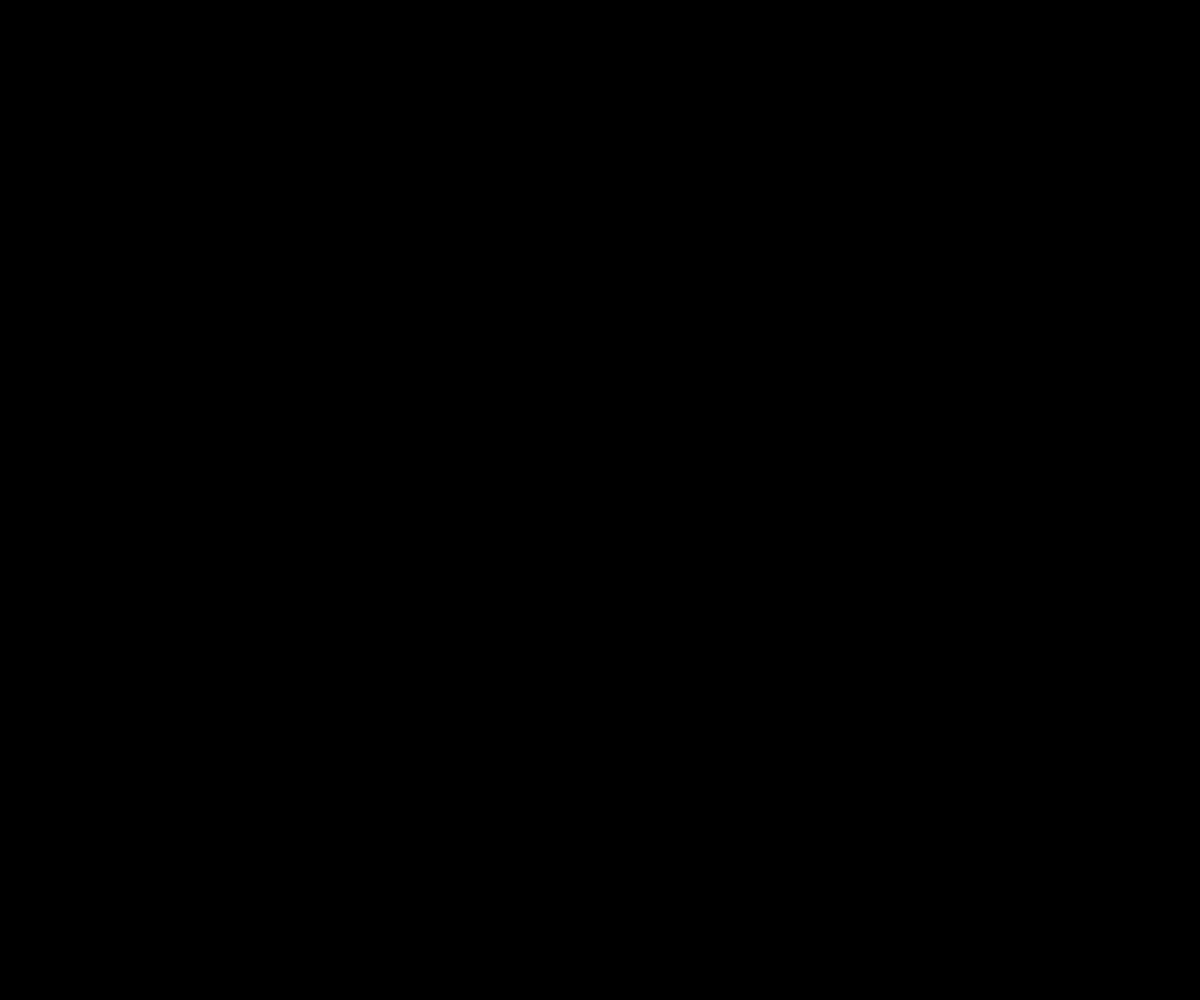
Frame 1 (no input)
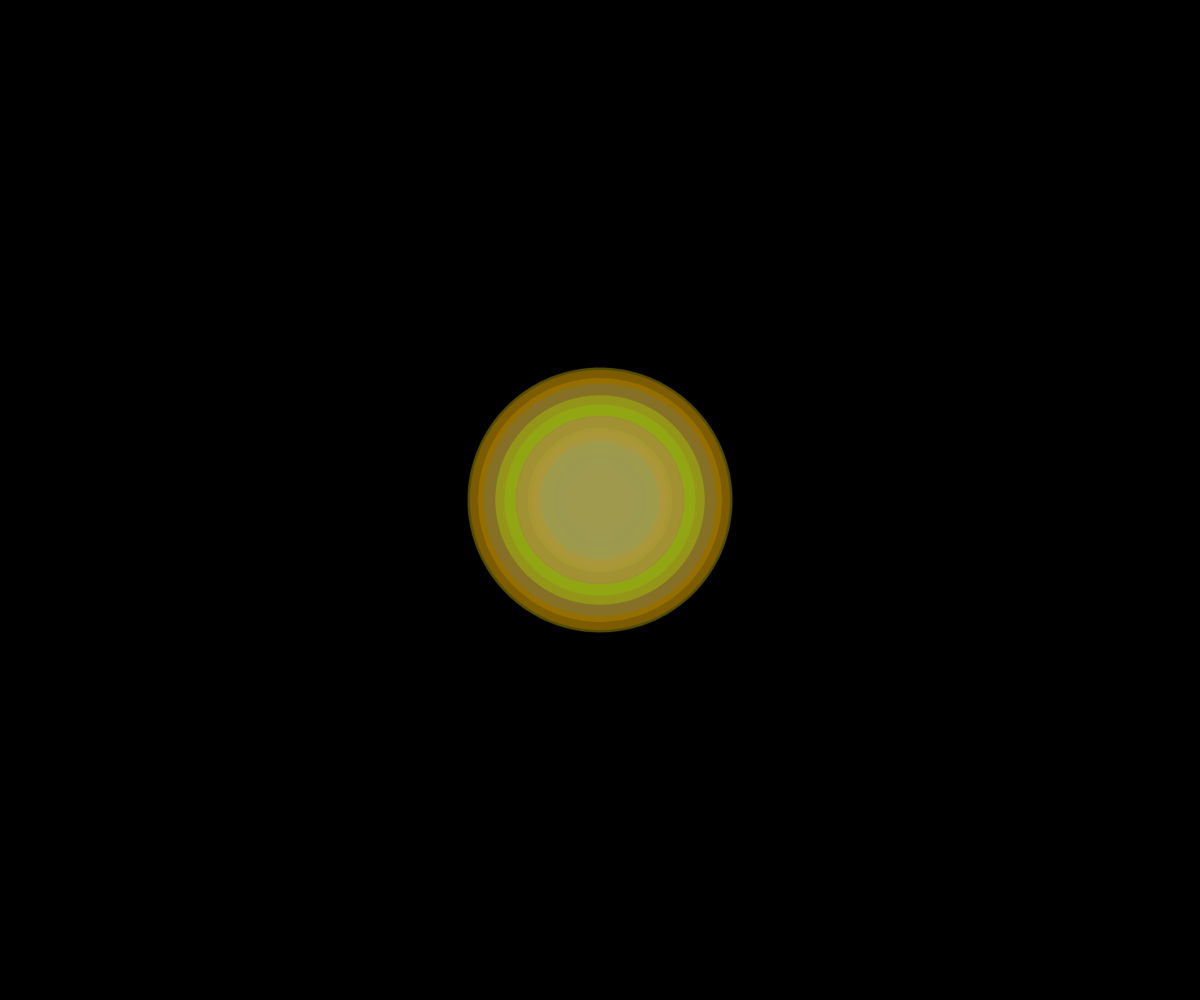
Frame 60 (no input)
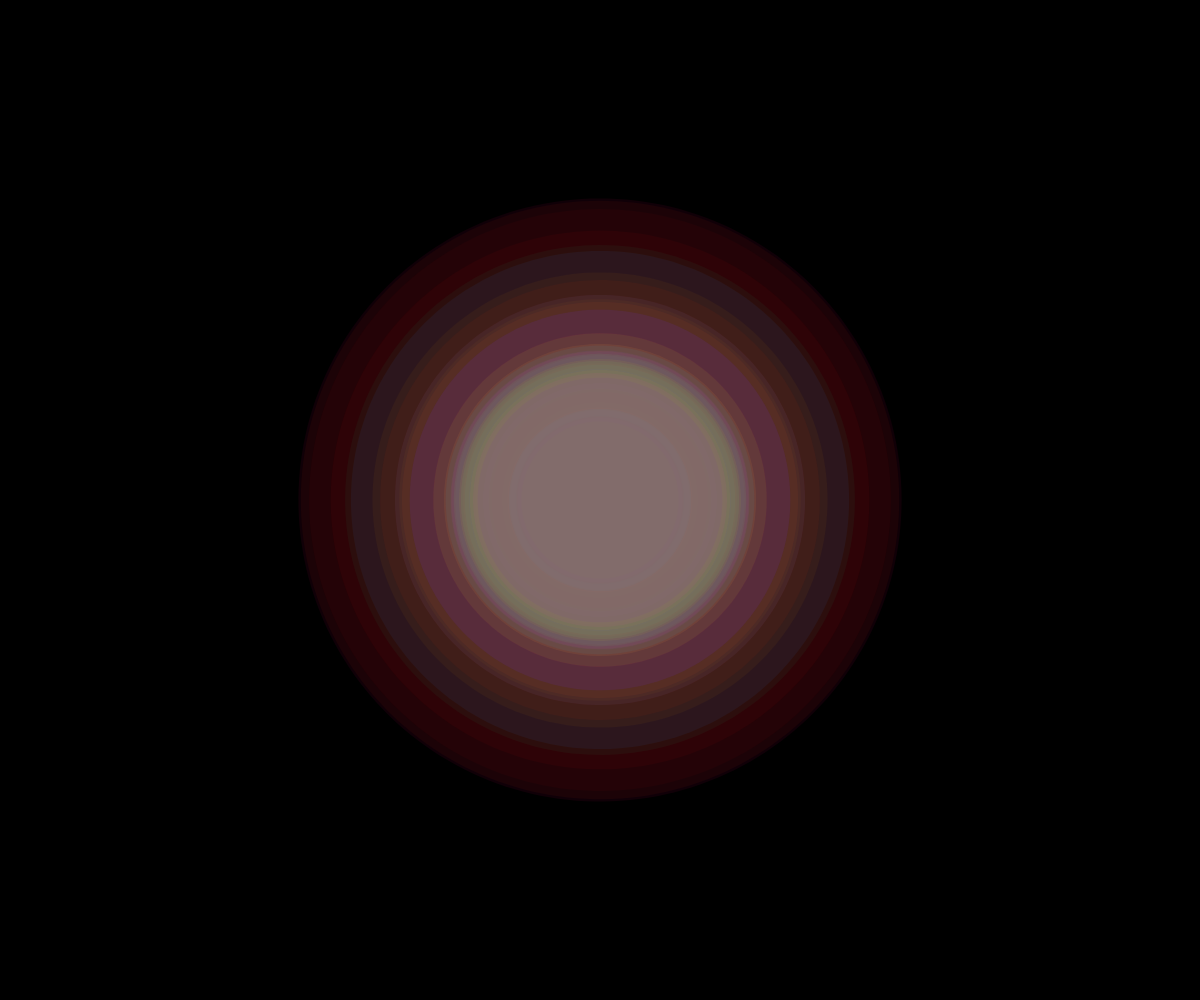
Frame 120 (the mouse pressed at the canvas centre since frame 60)

The p5.js sketch that drew these frames (run headless with seeded random() and noise() and a simulated clock; from frame 60 on, the mouse is pressed at the canvas centre):

// p5.js sketch
// ── sketch.js
let rings = [];
let maxRings = 200;
let time = 0;

function setup() {
  createCanvas(windowWidth, windowHeight);
  colorMode(HSB, 360, 100, 100, 1);
  noStroke();
}

function draw() {
  background(0, 0, 0, 1);
  
  time += 0.02;
  
  // Add new ring occasionally
  if (frameCount % 2 === 0 && rings.length < maxRings) {
    rings.push({
      radius: 0,
      maxRadius: random(300, 600),
      speed: random(1.2, 3.0),
      hue: random(360),
      alpha: random(0.5, 0.9),
      phase: random(TWO_PI)
    });
  }
  
  // Update and draw rings
  for (let i = rings.length - 1; i >= 0; i--) {
    let ring = rings[i];
    
    // Expand the ring
    ring.radius += ring.speed;
    
    // Create ripple effect with sine wave
    let ripple = sin(time * 8 + ring.radius * 0.02 + ring.phase) * 12;
    
    // Add a subtle color shift over time
    let hueShift = sin(time * 0.3 + ring.radius * 0.015) * 30;
    let currentHue = (ring.hue + hueShift) % 360;
    
    // Draw the ring with a wavy edge and dynamic color
    fill(currentHue, 100, 90, ring.alpha);
    beginShape();
    for (let a = 0; a < TWO_PI; a += 0.03) {
      let r = ring.radius + ripple;
      let x = width/2 + r * cos(a);
      let y = height/2 + r * sin(a);
      vertex(x, y);
    }
    endShape(CLOSE);
    
    // Fade out as ring grows
    ring.alpha *= 0.975;
    
    // Remove rings that are too large or faded
    if (ring.radius > ring.maxRadius || ring.alpha < 0.03) {
      rings.splice(i, 1);
    }
  }
}

function windowResized() {
  resizeCanvas(windowWidth, windowHeight);
}
